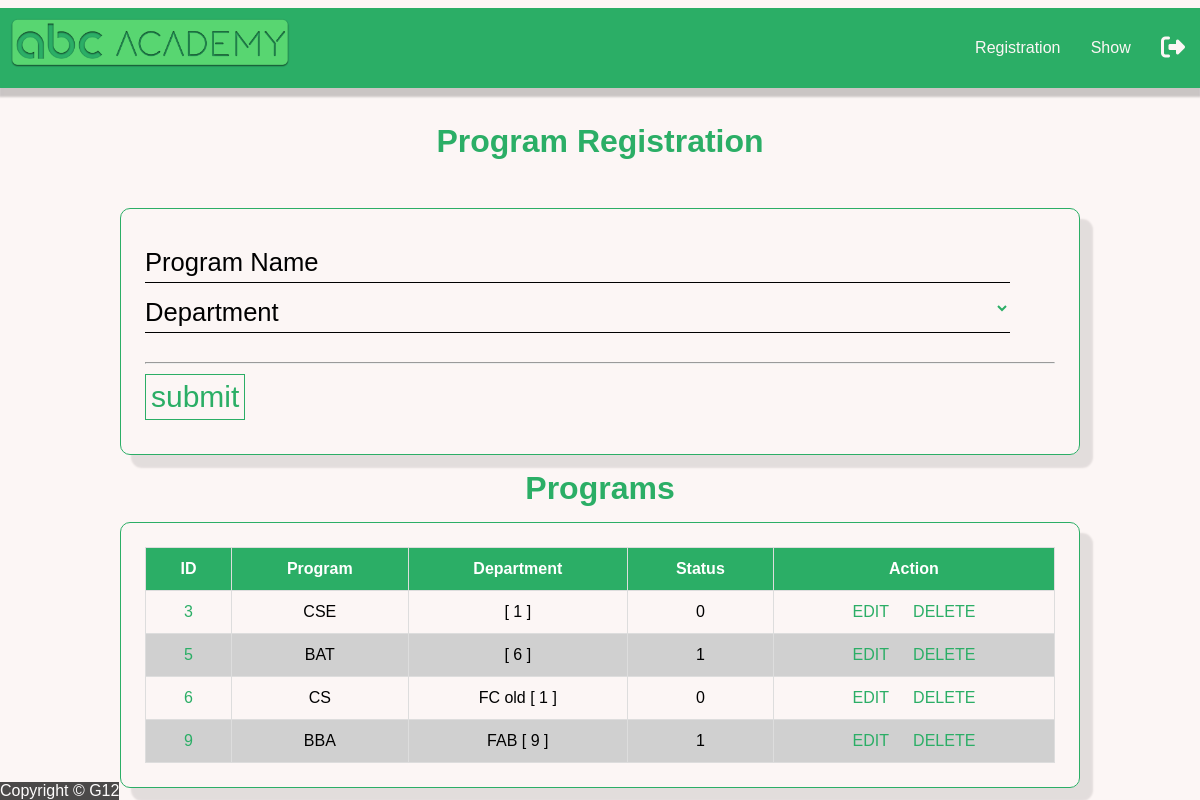
The page /progreg.php (signed in) on the database its author committed.
### tables this page shows
CREATE TABLE `program` (
  `id` int(11) NOT NULL,
  `name` varchar(20) NOT NULL,
  `deptid` int(11) NOT NULL,
  `status` tinyint(1) NOT NULL
);

CREATE TABLE `department` (
  `id` int(11) NOT NULL,
  `name` varchar(20) NOT NULL,
  `status` tinyint(1) NOT NULL
);

### model.php (called while the page is built, shortened)
<?php
function showAllDepartments(){
    $conn = db_conn();
    $selectQuery = 'SELECT * FROM `department` ';
    try{
        $stmt = $conn->query($selectQuery);
    }catch(PDOException $e){
        echo $e->getMessage();
    }
    $rows = $stmt->fetchAll(PDO::FETCH_ASSOC);
    return $rows;
}
function showAllPrograms(){
    $conn = db_conn();
    $selectQuery = 'SELECT * FROM `program` ';
    try{
        $stmt = $conn->query($selectQuery);
    }catch(PDOException $e){
        echo $e->getMessage();
    }
    $rows = $stmt->fetchAll(PDO::FETCH_ASSOC);
    return $rows;
}
function getdeptname($id){
    $conn = db_conn();
    $selectQuery = "SELECT * FROM `department` where id = ?";
    try {
        $stmt = $conn->prepare($selectQuery);
        $stmt->execute([$id]);
    } catch (PDOException $e) {
        echo $e->getMessage();
    }
    $row = $stmt->fetch(PDO::FETCH_ASSOC);
    return $row;
}

### controller/departmentInfo.php (called while the page is built, shortened)
<?php
function fetchAlldepartments(){
	require_once 'model.php';
	return showAllDepartments();
}

### controller/programInfo.php (called while the page is built, shortened)
<?php
function fetchAllprograms(){
	require_once 'model.php';
	return showAllPrograms();
}

### progreg.php (the view, shortened to what this page needs)
<?php
require_once 'controller/departmentInfo.php';
$departments = fetchAlldepartments();
require_once 'controller/programInfo.php';
$programs = fetchAllprograms();
require_once 'model.php';
?>
<!DOCTYPE html>
<html>
<head>
	<link rel="stylesheet" type="text/css" href="css/style.css">
</head>
<body>
<?php include('header1.php');?>
	<span class="textcenter textmain"><h1>Program Registration</h1></span>
	<br>
	<div class="textcenter">
	<div class="main_internaldiv textleft fontsize160">
		<form action="controller/createProgram.php" method="POST" enctype="multipart/form-data">
			<div class="form">
					<input type="text" name="program" autocomplete="off" required />
					<label for="progname" class="label-name">
					<span class="content-name">Program Name</span>
					</label>
			</div>
			<div class="form">
			<select name="deptid" id="deptid" onclick="disable()" required />
						<option selected disabled hidden></option>
                        <?php foreach ($departments as $i => $department): ?>
						<option value= <?php echo $department['id'] ?>> <?php echo $department['name'] ?> </option>
                    <?php endforeach; ?>
					<label for="dept" class="label-name">
					<span class="content-name">Department</span>
					</label>
			</div>
  			<br>
			<hr>
			<input type="submit" value="submit" name="submit" >
		</form>
	</div>
</div>
<span class="textcenter textmain"><h1>Programs</h1></span>
	<div class="textcenter">
	<div class="main_internaldiv textleft fontsize160">
   <table class="table" id="table">
     <thead>
    <tr>
     	<th>ID</th>
		<th>Program</th>
		<th>Department</th>
		<th>Status</th>
		<th>Action</th>
	</tr>
     </thead>
     <tbody id="tablebody">
     	  <?php foreach ($programs as $i => $program): ?>
			<tr>
				<td data-label="ID"><span class="textmain"><?php echo $program['id'] ?></span></td>
				<td data-label="Program"><?php echo $program['name'] ?></td>
				<td data-label="Department"><?php $name= getdeptname($program['id']); echo $name['name'] ?> [ <?php echo $program['deptid'] ?> ]</td>
				<td data-label="Status"><?php echo $program['status'] ?></td>
				<td data-label="Action">
					<a href="editPrograminfo.php?id=<?php echo $program['id'] ?>">
						<span class="textmain">EDIT</span></a>
						<a href="controller/deleteProgram.php?id=<?php echo $program['id'] ?>">
							<span class="textmain margin-left">DELETE</span></a>
						</td>
			</tr>
		<?php endforeach; ?>
     </tbody>
   </table>
   </div>
</div>
<?php include('footer.php');?>
</body>
</html>

### header1.php (shortened to what this page needs)
<!DOCTYPE html>
<html>
<head>
	<link rel="stylesheet" type="text/css" href="css/style.css">
</head>
<body>
	<header>
		<div id="logo">
			<a href="home.php"><img src="logo.png" class="logo" alt="logo"></a>
		</div>
		<nav>
      <ul class="nav-links">
        <li><a href="#">Registration</a>
        </li>
        <li><a href="#">Show</a>
        </li>
		<li><a href="logout.php"><abbr title="Logout"><i style='font-size:24px' class='fas'>&#xf2f5;</i></abbr></a></li>
      </ul>
    </nav>
	</header>
</body>
</html>

### footer.php (shortened to what this page needs)
<!DOCTYPE html>
<html>
<head>
	<link rel="stylesheet" type="text/css" href="css/style.css">
</head>
  <footer>Copyright &COPY G12</footer>
</html>

### css/style.css (style rules this page uses)
html { height: 100%; }
* { margin: 0; padding: 0; box-sizing: border-box; }
body { margin: 0; background-color: #FCF6F5FF; min-height: 100%; display: flex; justify-content: space-around; flex-direction: column; font-family: sans-serif; }
footer { clear: both; background: #000000; text-align: center; color: #ffffff; opacity: .7; margin-top: auto; position: fixed; bottom: 0; }
.form { width: 95%; position: relative; height: 50px; overflow: hidden; }
.form input { width: 100%; height: 100%; color: #2BAE66FF; background: #FCF6F5FF; padding-top:20px; border:none; outline: none; }
.form select { width: 100%; height: 100%; color: #2BAE66FF; background: #FCF6F5FF; padding-top:20px; border:none; outline: none; }
.form label { position: absolute; bottom: 0px; left: 0%; width: 100%; height: 100%; pointer-events: none; border-bottom: 1px solid #000; }
.content-name { position: absolute; bottom: 5px; left: 0px; transform: all 0.3s ease; }
input[type=submit] { color: #2BAE66FF; border: 1px solid #2BAE66FF; background: none; padding: 5px; font-size: 30px; cursor: pointer; transition: 0.8s; margin-top: 10px; margin-bottom: 10px; }
header { display: inline-block; background: #2BAE66FF; clear: both; width: 100%; box-shadow: 0px 8px 2px 1px rgba(0, 0, 0, .2); margin-bottom: 20px; }
#logo { float: left; margin: 5px; }
nav { height:10vh; }
.nav-links { display: flex; list-style: none; width: 20%; height: 100%; justify-content: space-around; align-items: center; margin-left: auto; }
.nav-links li a { color: #FCF6F5FF; text-decoration: none; font-size: 16px; }
.table { width: 100%; border-collapse: collapse; }
.table td,.table th { padding:12px 15px; border:1px solid #ddd; text-align: center; font-size:16px; }
.table th { background-color: #2BAE66FF; color:#ffffff; }
.table tbody tr:nth-child(even) { background-color: #d0d0d0; }
.main_internaldiv { border: 1px solid #2BAE66FF; box-shadow: 12px 12px 2px 1px rgba(0, 0, 0, .1); padding: 2%; border-radius: 10px; display: inline-block; width: 80%; }
.textcenter { text-align: center; }
.textleft { text-align: left; }
.fontsize160 { font-size: 160% }
.logo { margin: 5px; height: 50px; }
.textmain { color: #2BAE66FF; }
.margin-left { margin-left: 20px; }
a { text-decoration: none; }

### rows shown on the page
program: id "3", name "CSE", deptid "1", status "0"
program: id "5", name "BAT", deptid "6", status "1"
program: id "6", name "CS", department.name "FC old", deptid "1", status "0"
program: id "9", name "BBA", deptid.name "FAB", deptid "9", status "1"
